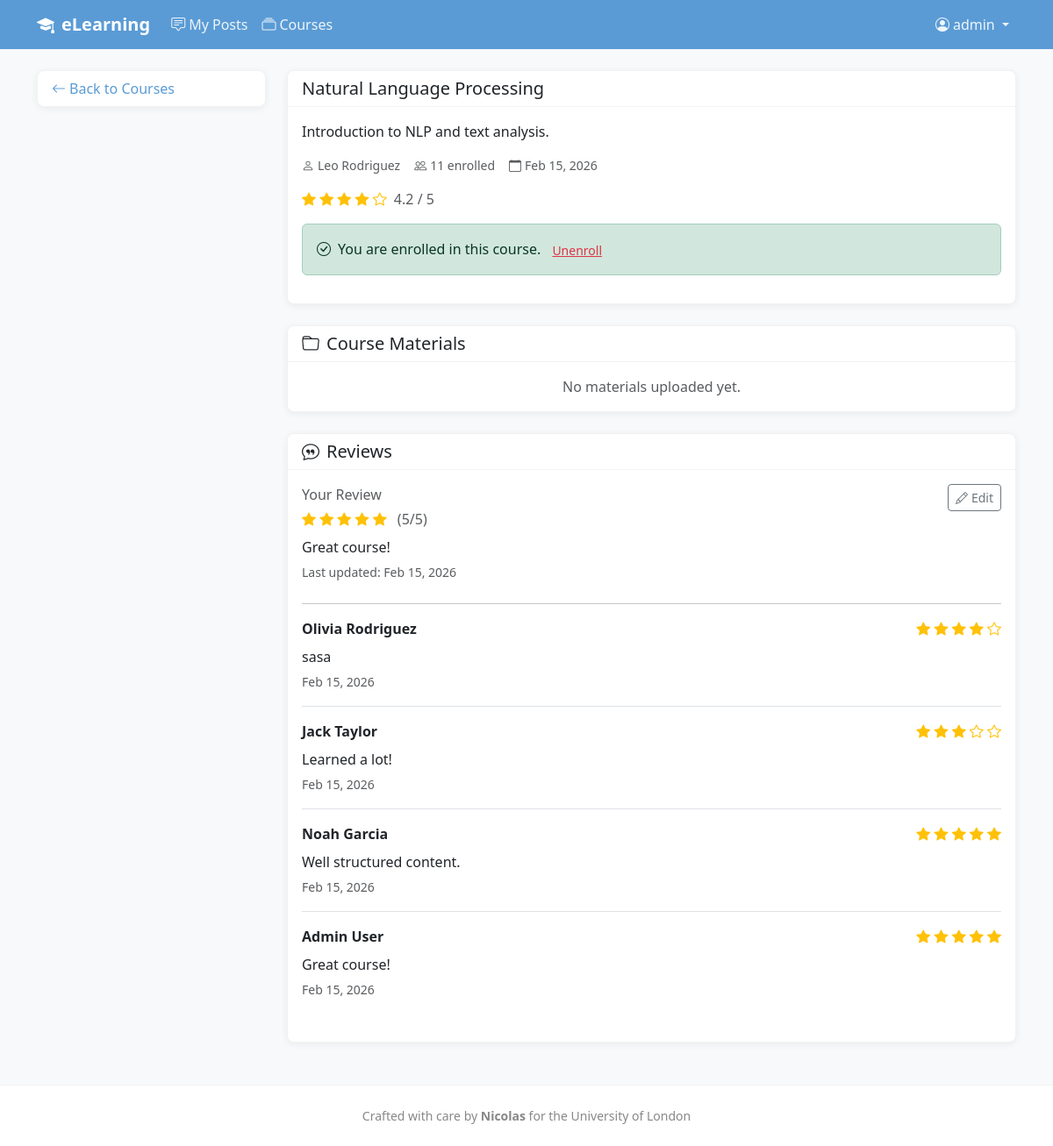
The page /courses/25/ (signed in) on the database its author committed.
### apps/accounts/models.py (models this page shows, shortened)
class User(AbstractUser):
    class UserType(models.TextChoices):
        STUDENT = 'student', 'Student'
        TEACHER = 'teacher', 'Teacher'
    email = models.EmailField(unique=True)
    user_type = models.CharField(
        max_length=10,
        choices=UserType.choices,
        default=UserType.STUDENT,
    )
    photo = models.ImageField(
        upload_to='profile_photos/',
        blank=True,
        null=True,
    )
    bio = models.TextField(blank=True, max_length=500)
    created_at = models.DateTimeField(auto_now_add=True)
    updated_at = models.DateTimeField(auto_now=True)
    @property
    def is_teacher(self):
        return self.user_type == self.UserType.TEACHER

### apps/courses/models.py (models this page shows, shortened)
class Course(models.Model):
    title = models.CharField(max_length=200)
    description = models.TextField()
    teacher = models.ForeignKey(
        settings.AUTH_USER_MODEL,
        on_delete=models.CASCADE,
        related_name='courses_teaching'
    )
    created_at = models.DateTimeField(auto_now_add=True)
    updated_at = models.DateTimeField(auto_now=True)
    is_active = models.BooleanField(default=True)
    class Meta:
        ordering = ['-created_at']
    @property
    def enrolled_count(self):
        return self.enrollments.filter(is_active=True).count()
    @property
    def average_rating(self):
        from apps.courses.models import CourseFeedback
        feedbacks = CourseFeedback.objects.filter(enrollment__course=self)
        if feedbacks.exists():
            return round(sum(f.rating for f in feedbacks) / feedbacks.count(), 1)
        return None

class CourseFeedback(models.Model):
    enrollment = models.OneToOneField(
        Enrollment,
        on_delete=models.CASCADE,
        related_name='feedback'
    )
    rating = models.PositiveIntegerField(
        validators=[MinValueValidator(1), MaxValueValidator(5)]
    )
    comment = models.TextField(blank=True)
    created_at = models.DateTimeField(auto_now_add=True)
    updated_at = models.DateTimeField(auto_now=True)
    class Meta:
        ordering = ['-created_at']
    @property
    def student(self):
        return self.enrollment.student

class Enrollment(models.Model):
    student = models.ForeignKey(
        settings.AUTH_USER_MODEL,
        on_delete=models.CASCADE,
        related_name='enrollments'
    )
    course = models.ForeignKey(
        Course,
        on_delete=models.CASCADE,
        related_name='enrollments'
    )
    enrolled_at = models.DateTimeField(auto_now_add=True)
    is_active = models.BooleanField(default=True)
    is_blocked = models.BooleanField(default=False)
    class Meta:
        unique_together = ['student', 'course']
        ordering = ['-enrolled_at']

### apps/courses/views.py (the view)
# urls.py: path('<int:pk>/', views.CourseDetailView.as_view(), name='course_detail'),
class CourseDetailView(LoginRequiredMixin, DetailView):
    model = Course
    template_name = 'courses/course_detail.html'
    context_object_name = 'course'
    def get_context_data(self, **kwargs):
        context = super().get_context_data(**kwargs)
        user = self.request.user
        course = self.object
        enrollment = None
        if not user.is_teacher:
            enrollment = Enrollment.objects.filter(
                student=user, course=course
            ).first()
        context['enrollment'] = enrollment
        context['is_teacher_owner'] = user == course.teacher
        context['materials'] = course.materials.all()
        context['feedbacks'] = CourseFeedback.objects.filter(
            enrollment__course=course
        ).select_related('enrollment__student')
        if enrollment:
            existing_feedback = getattr(enrollment, 'feedback', None)
            if existing_feedback:
                context['can_edit_feedback'] = True
                context['user_feedback'] = existing_feedback
                context['feedback_form'] = CourseFeedbackForm(instance=existing_feedback)
            else:
                context['can_leave_feedback'] = True
                context['feedback_form'] = CourseFeedbackForm()
        return context

### templates/courses/course_detail.html (shortened to what this page needs)
{% extends 'base.html' %}
{% block content %}
<div class="row">
    <div class="col-md-3 mb-4">
        <div class="card mb-3">
            <div class="card-body py-2">
                <a href="{% url 'courses:course_list' %}" class="text-decoration-none">
                    <i class="bi bi-arrow-left me-1"></i>Back to Courses
                </a>
            </div>
        </div>
    </div>
    <div class="col-md-9 mb-4">
        <div class="card mb-3">
            <div class="card-header d-flex justify-content-between align-items-center">
                <h5 class="mb-0">{{ course.title }}</h5>
            </div>
            <div class="card-body">
                <p class="mb-3">{{ course.description }}</p>
                <div class="d-flex gap-3 text-muted small mb-3">
                    <span><i class="bi bi-person me-1"></i>{{ course.teacher.get_full_name|default:course.teacher.username }}</span>
                    <span><i class="bi bi-people me-1"></i>{{ course.enrolled_count }} enrolled</span>
                    <span><i class="bi bi-calendar me-1"></i>{{ course.created_at|date:"M d, Y" }}</span>
                </div>
                {% if course.average_rating %}
                    <div class="mb-3">
                        <span class="text-warning">
                            {% for i in "12345" %}
                                {% if forloop.counter <= course.average_rating %}
                                    <i class="bi bi-star-fill"></i>
                                {% else %}
                                    <i class="bi bi-star"></i>
                                {% endif %}
                            {% endfor %}
                        </span>
                        <span class="text-muted ms-1">{{ course.average_rating }} / 5</span>
                    </div>
                {% endif %}
                {% if not user.is_teacher %}
                    {% if enrollment %}
                        {% if enrollment.is_blocked %}
                            <div class="alert alert-danger">
                                <i class="bi bi-exclamation-triangle me-2"></i>You have been blocked from this course.
                            </div>
                        {% else %}
                            <div class="alert alert-success">
                                <i class="bi bi-check-circle me-2"></i>You are enrolled in this course.
                                <form method="post" action="{% url 'courses:unenroll' course.pk %}" class="d-inline">
                                    <button type="submit" class="btn btn-link btn-sm text-danger p-0 ms-2">Unenroll</button>
                                </form>
                            </div>
                        {% endif %}
                    {% endif %}
                {% endif %}
            </div>
        </div>
        <div class="card mt-4">
            <div class="card-header d-flex justify-content-between align-items-center">
                <h5 class="mb-0"><i class="bi bi-folder me-2"></i>Course Materials</h5>
            </div>
            <div class="card-body">
                {% if materials %}
                    <ul class="list-group list-group-flush">
                        {% for material in materials %}
                            <li class="list-group-item d-flex justify-content-between align-items-center">
                                <div>
                                    <i class="bi bi-file-earmark me-2"></i>
                                    {% if enrollment or is_teacher_owner %}
                                        <a href="{{ material.file.url }}" target="_blank">{{ material.title }}</a>
                                    {% else %}
                                        {{ material.title }}
                                    {% endif %}
                                    {% if material.description %}
                                        <small class="text-muted d-block">{{ material.description }}</small>
                                    {% endif %}
                                </div>
                                <div>
                                    <small class="text-muted me-2">{{ material.uploaded_at|date:"M d" }}</small>
                                    {% if is_teacher_owner %}
                                        <form method="post" action="{% url 'courses:delete_material' course.pk material.pk %}" class="d-inline">
                                            {% csrf_token %}
                                            <button type="submit" class="btn btn-outline-danger btn-sm" onclick="return confirm('Delete this material?')">
                                                <i class="bi bi-trash"></i>
                                            </button>
                                        </form>
                                    {% endif %}
                                </div>
                            </li>
                        {% endfor %}
                    </ul>
                {% else %}
                    <p class="text-muted text-center mb-0">No materials uploaded yet.</p>
                {% endif %}
            </div>
        </div>
        <div class="card mt-4">
            <div class="card-header">
                <h5 class="mb-0"><i class="bi bi-chat-quote me-2"></i>Reviews</h5>
            </div>
            <div class="card-body">
                {% if can_edit_feedback %}
                    <div id="review-display" class="mb-4">
                        <div class="d-flex justify-content-between align-items-start">
                            <div>
                                <label class="form-label text-muted mb-1">Your Review</label>
                                <div class="mb-2">
                                    <span class="text-warning">
                                        {% for i in "12345" %}
                                            {% if forloop.counter <= user_feedback.rating %}
                                                <i class="bi bi-star-fill"></i>
                                            {% else %}
                                                <i class="bi bi-star"></i>
                                            {% endif %}
                                        {% endfor %}
                                    </span>
                                    <span class="ms-2 text-muted">({{ user_feedback.rating }}/5)</span>
                                </div>
                                {% if user_feedback.comment %}
                                    <p class="mb-1">{{ user_feedback.comment }}</p>
                                {% else %}
                                    <p class="mb-1 text-muted fst-italic">No comment</p>
                                {% endif %}
                                <small class="text-muted">Last updated: {{ user_feedback.updated_at|date:"M d, Y" }}</small>
                            </div>
                            <button type="button" class="btn btn-outline-secondary btn-sm" id="edit-review-btn">
                                <i class="bi bi-pencil me-1"></i>Edit
                            </button>
                        </div>
                    </div>
                    <hr>
                {% endif %}
                {% if feedbacks %}
                    {% for feedback in feedbacks %}
                        <div class="mb-3 pb-3 {% if not forloop.last %}border-bottom{% endif %}">
                            <div class="d-flex justify-content-between">
                                <strong>{{ feedback.student.get_full_name|default:feedback.student.username }}</strong>
                                <span class="text-warning">
                                    {% for i in "12345" %}
                                        {% if forloop.counter <= feedback.rating %}
                                            <i class="bi bi-star-fill"></i>
                                        {% else %}
                                            <i class="bi bi-star"></i>
                                        {% endif %}
                                    {% endfor %}
                                </span>
                            </div>
                            {% if feedback.comment %}
                                <p class="mb-1 mt-2">{{ feedback.comment }}</p>
                            {% endif %}
                            <small class="text-muted">{{ feedback.created_at|date:"M d, Y" }}</small>
                        </div>
                    {% endfor %}
                {% else %}
                    <p class="text-muted text-center mb-0">No reviews yet.</p>
                {% endif %}
            </div>
        </div>
    </div>
</div>
{% endblock %}

### templates/base.html (shortened to what this page needs)
{% load static %}
<!DOCTYPE html>
<html lang="en">
<head>
    <link href="https://cdn.jsdelivr.net/npm/bootstrap@5.3.2/dist/css/bootstrap.min.css" rel="stylesheet">
    <link href="https://cdn.jsdelivr.net/npm/bootstrap-icons@1.11.1/font/bootstrap-icons.css" rel="stylesheet">
    <link href="{% static 'css/style.css' %}" rel="stylesheet">
</head>
<body>
    <nav class="navbar navbar-expand-lg navbar-dark bg-primary">
        <div class="container">
            <a class="navbar-brand" href="{% url 'accounts:home' %}">
                <i class="bi bi-mortarboard-fill me-2"></i>eLearning
            </a>
            <div class="collapse navbar-collapse" id="navbarNav">
                <ul class="navbar-nav me-auto">
                    {% if user.is_authenticated %}
                        <li class="nav-item">
                            <a class="nav-link {% if request.resolver_match.url_name == 'posts' %}active{% endif %}" href="{% url 'accounts:posts' %}">
                                <i class="bi bi-chat-square-text me-1"></i>My Posts
                            </a>
                        </li>
                        <li class="nav-item">
                            <a class="nav-link {% if 'courses' in request.resolver_match.app_name %}active{% endif %}" href="{% url 'courses:course_list' %}">
                                <i class="bi bi-collection me-1"></i>Courses
                            </a>
                        </li>
                    {% endif %}
                </ul>
                <ul class="navbar-nav">
                    {% if user.is_authenticated %}
                        <li class="nav-item dropdown">
                            <a class="nav-link dropdown-toggle" href="#" id="userDropdown" role="button" data-bs-toggle="dropdown">
                                <i class="bi bi-person-circle me-1"></i>{{ user.username }}
                            </a>
                        </li>
                    {% endif %}
                </ul>
            </div>
        </div>
    </nav>
    <main class="container my-4">
        {% block content %}{% endblock %}
    </main>
    <footer class="py-4 mt-auto">
        <div class="container text-center">
            <p class="mb-0 small" style="color: var(--text-muted);">
                Crafted with care by <strong>Nicolas</strong> for the University of London
            </p>
        </div>
    </footer>
</body>
</html>

### static/css/style.css (style rules this page uses)
:root { --primary-blue: #5a9bd5; --primary-blue-light: #e8f1f8; --primary-blue-hover: #4a8bc5; --accent-green: #7cb87c; --accent-green-light: #e8f5e8; --bg-light: #f8f9fa; --bg-white: #ffffff; --text-primary: #333333; --text-secondary: #666666; --text-muted: #888888; --border-color: #dee2e6; --error-color: #e8a5a5; --error-text: #c25555; }
body { min-height: 100vh; display: flex; flex-direction: column; background-color: var(--bg-light); color: var(--text-primary); }
main { flex: 1; }
.card { box-shadow: 0 2px 8px rgba(0, 0, 0, 0.06); border: 1px solid rgba(0, 0, 0, 0.05); border-radius: 0.5rem; }
.card-header { background-color: #fff; border-bottom: 1px solid rgba(0, 0, 0, 0.05); border-radius: 0.5rem 0.5rem 0 0 !important; }
.navbar { background-color: var(--primary-blue) !important; }
.navbar-brand { font-weight: 600; color: var(--bg-white) !important; }
.navbar .nav-link { color: rgba(255, 255, 255, 0.9) !important; }
footer { background-color: #fff !important; border-top: 1px solid rgba(0, 0, 0, 0.05); }
a { color: var(--primary-blue); }

### rows shown on the page
User: username "admin"
Course: title "Natural Language Processing", description "Introduction to NLP and text analysis.", teacher.get_full_name "Leo Rodriguez", enrolled_count "11", created_at "Feb 15, 2026", average_rating "4.2"
CourseFeedback: rating "5", comment "Great course!", updated_at "Feb 15, 2026", student.get_full_name "Admin User", created_at "Feb 15, 2026"
CourseFeedback: student.get_full_name "Olivia Rodriguez", comment "sasa", created_at "Feb 15, 2026"
CourseFeedback: student.get_full_name "Jack Taylor", comment "Learned a lot!", created_at "Feb 15, 2026"
CourseFeedback: student.get_full_name "Noah Garcia", comment "Well structured content.", created_at "Feb 15, 2026"
